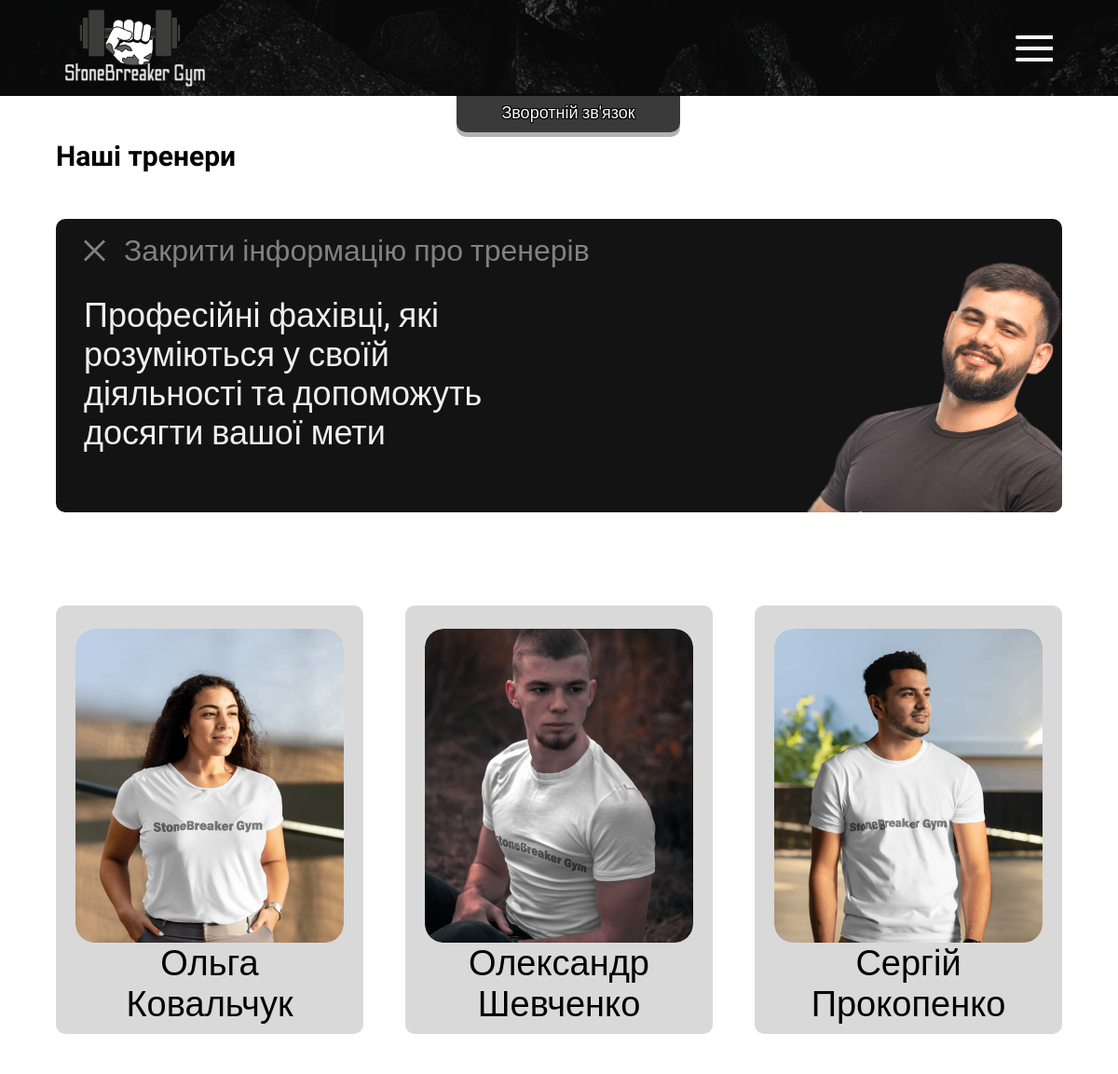
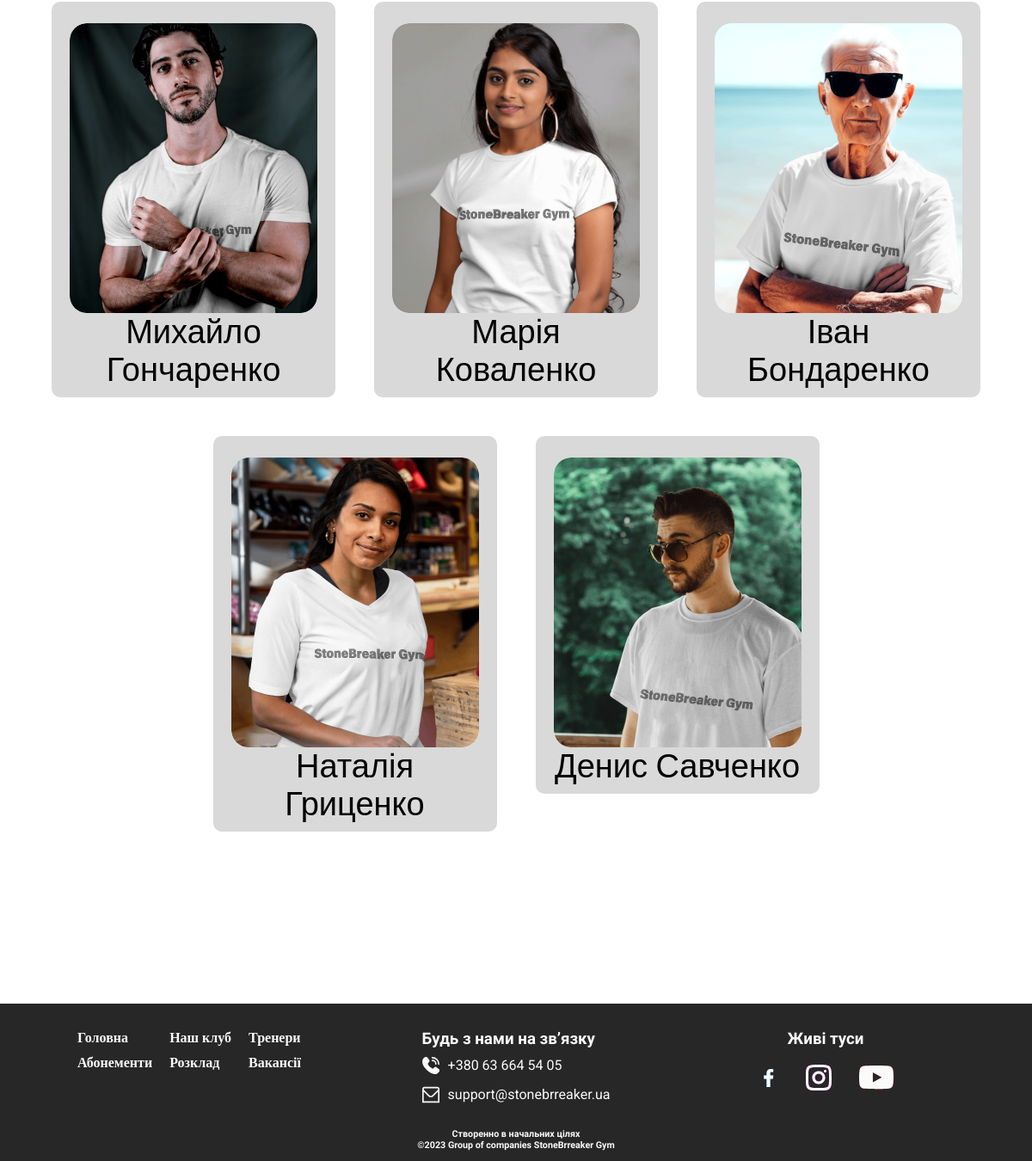
Screenshot of /trainers.php with the database file from the repository (2 pictures, top to bottom).
### tables this page shows
CREATE TABLE `trainers` (
  `id` smallint NOT NULL,
  `id_train_home` smallint DEFAULT NULL,
  `image` varchar(255) DEFAULT NULL,
  `name` varchar(50) DEFAULT NULL,
  `trainers_type` smallint DEFAULT NULL,
  `information` text,
  `certificate` tinyint(1) DEFAULT NULL
);

### trainers.php (the view, shortened to what this page needs)
<!DOCTYPE html>
<html lang="ukr">
<head>
   <link rel="stylesheet" type="text/css" href="css/style_trainers.css">
   <link rel="stylesheet" type="text/css" href="css/zero.css">
   <link rel="stylesheet" type="text/css" href="css/style_feedback.css">
</head>
<?
$connect_bd = mysqli_connect("localhost", "root", "", "StoneBreaker");
?>
<body>
   <div class="wrapper">
      <header class="navigator">
         <div class="conteiner">
            <div class="navigator__row">
               <a href="index.php"><img src="img/logo_1.svg" alt="" class="navigator__logo">
               </a>
               <div class="navigator__connect">
                  <a href="#" class="navigator__con feedbackOpen">Зворотній зв'язок</a>
               </div>
               <div class="navigator__burger">
                  <span></span>
               </div>
            </div>
         </div>
      </header>
      <main class="content">
         <div class="conteiner">
            <div class="trainers__flex">
               <h2 class="trainers__title title">Наші тренери</h2>
               <div class="trainers__banner">
                  <div class="trainers__banner-open">
                     <div class="cross"><img src="img/trainers/cross.svg" alt="cross">Закрити інформацію про тренерів
                     </div>
                     <div class="trainers__text"> Професійні фахівці, які розуміються у своїй діяльності та допоможуть
                        досягти вашої мети</div>
                     <img src="img/trainers/boy.png" alt="boy" class="trainers__img-banner">
                  </div>
               </div>
               <div class="trainers__block">
                  <? $tr = mysqli_query($connect_bd, "SELECT `trainers`.*, `trainers_types`.`name_vacancies` FROM `trainers`, `trainers_types` WHERE `trainers`.`trainers_type`=`trainers_types`.`id_trainers_type`");
                  while ($resTr = mysqli_fetch_assoc($tr)) {
                  ?>
                     <div class="trainers__carts">
                        <a href="trainers-act.php?id=<? echo $resTr['id'] ?>">
                           <img src="img/trainers/<? echo $resTr['image']; ?>" alt="photo-trainers" class="trainers__carts-image">
                           <div class="trainers__carts-names"><? echo $resTr['name']; ?></div>
                        </a>
                     </div>
                  <?
                  }
                  ?>
               </div>
            </div>
         </div>
      </main>
      <footer class="footer">
         <div class="conteiner">
            <div class="footer__row">
               <div class="footer__body">
                  <div class="footer__menu menu">
                     <ul class="footer__punct-menu">
                        <li class="navigator__grid-1 navigator__grid"><a href="index.php">Головна</a></li>
                        <li class="navigator__grid-2 navigator__grid"><a href="our-club.php">Наш клуб</a></li>
                        <li class="navigator__grid-3 navigator__grid"><a href="subscription.php">Абонементи</a></li>
                        <li class="navigator__grid-4 navigator__grid"><a href="timetable.php">Розклад</a></li>
                        <li class="navigator__grid-5 navigator__grid"><a href="vacancies.php">Вакансії</a></li>
                        <li class="navigator__grid-6 navigator__grid"><a href="trainers.php">Тренери</a></li>
                     </ul>
                  </div>
                  <ul class="footer__connection">
                     <h3 class="footer__title">Будь з нами на зв’язку</h3>
                     <div class="footer__num">
                        <li><a href="tel:+380636645405">+380 63 664 54
                              05</a></li>
                     </div>
                     <div class="footer__email">
                        <li><a href="mailto:156student@mksumdu.info" class="footer__email">support@stonebrreaker.ua</a>
                        </li>
                     </div>
                  </ul>
                  <div class="footer__media">
                     <h3 class="footer__title">Живі туси</h3>
                     <div class="footer__icon">
                        <a class="footer__facebook" href="https://www.facebook.com/?locale=uk_UA" target="_blank"><img src="img/icon/icons8-facebook-f.svg" alt="Facebook"></a>
                        <a class="footer__insta" href="https://www.instagram.com/" target="_blank"><img src="img/icon/icons8-instagram.svg" alt="Instagram"></a>
                        <a class="footer__youtube" href="https://www.youtube.com/" target="_blank"><img src="img/icon/Vector.svg" alt="You Tube"></a>
                     </div>
                  </div>
               </div>
               <div class="footer__copirate">
                  <h6 style="text-align: center;">Створенно в начальних цілях <br>©2023 Group of companies StoneBrreaker
                     Gym</h6>
               </div>
            </div>
         </div>
      </footer>
   </div>
</body>
</html>

### css/style_trainers.css (style rules this page uses)
.trainers__flex { display: flex; flex-direction: column; height: 100%; width: 100%; margin: 150px 0px 100px 0px; }
.trainers__block { margin: 70px auto 100px auto; font-size: 24px; height: 100%; width: 100%; display: flex; flex-wrap: wrap; justify-content: center; gap: 45px; transition: all 0.3s ease-out 0s; }
.trainers__block a { color: #000000; }
.trainers__banner { width: 100%; border-radius: 10px; position: relative; transition: all 0.3s ease-out 0s; }
.trainers__banner-open { z-index: 2; top: -30px; left: 0; opacity: 1; pointer-events: auto; height: 315px; width: 100%; background: #131314; border-radius: 10px; position: relative; overflow: hidden; transition: all 0.3s ease-out 0s; }
.cross { cursor: pointer; width: max-content; color: rgba(239, 239, 239, 0.5); font-size: 32px; display: flex; gap: 20px; margin: 15px 0px 0px 30px; transition: all 0.3s ease-out 0s; }
.trainers__text { margin: 30px 0px 15px 30px; color: #EFEFEF; font-size: 36px; width: 40%; transition: all 0.3s ease-out 0s; }
.trainers__img-banner { position: absolute; left: 50%; top: 0; margin: 30px 30px 0px -30px; transition: all 0.3s ease-out 0s; }
.trainers__carts { height: max-content; width: 280px; background: #D9D9D9; border-radius: 10px; padding: 25px 25px 10px 25px; display: flex; flex-direction: column; justify-content: space-between; align-items: center; gap: 10px; font-size: 38px; transition: all 0.4s ease-out 0s; text-align: center; cursor: pointer; }
.trainers__carts-image { height: 337px; width: 288px; border-radius: 20px; background-color: #f1f1f1; }

### rows the page displays
trainers: image (picture), name "Ольга Ковальчук"
trainers: image (picture), name "Олександр Шевченко"
trainers: image (picture), name "Сергій Прокопенко"
trainers: image (picture), name "Михайло Гончаренко"
trainers: image (picture), name "Марія Коваленко"
trainers: image (picture), name "Іван Бондаренко"
trainers: image (picture), name "Наталія Гриценко"
trainers: image (picture), name "Денис Савченко"
